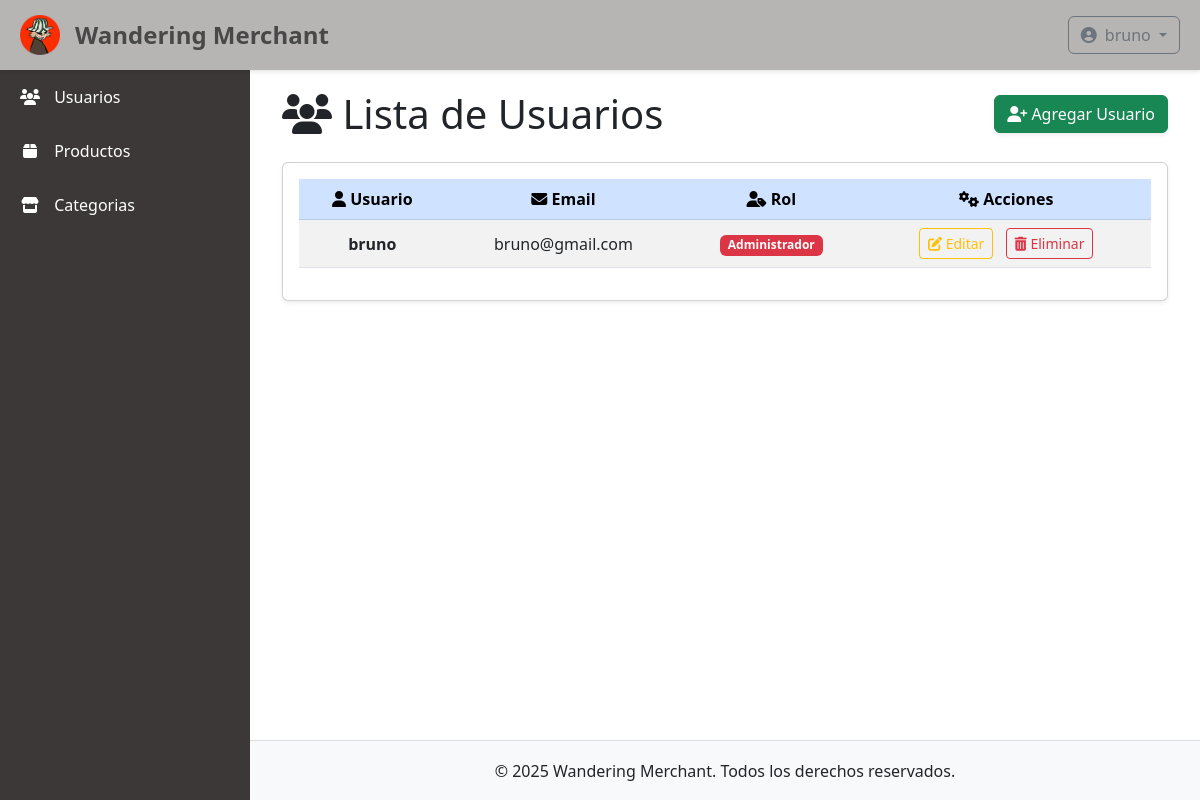
Page /usuarios/ (signed in) on the committed database.
### usuarios/models.py (models this page shows, shortened)
class UsuarioPersonalizado(AbstractUser):
    ROLES = (
        ('usuario', 'Usuario'),
        ('vendedor', 'Vendedor'),
        ('admin', 'Administrador'),
    )
    rol = models.CharField(max_length=10, choices=ROLES, default='usuario')
    telefono = models.CharField(max_length=20, blank=True, null=True)
    biografia = models.TextField(blank=True, null=True)
    avatar = CloudinaryField('avatar', blank=True, null=True)

### usuarios/views.py (the view)
# urls.py: path('usuarios/', views.lista_usuarios, name='lista_usuarios'),
@user_passes_test(es_admin)
def lista_usuarios(request):
    usuarios = UsuarioPersonalizado.objects.all()
    return render(request, 'usuarios/lista.html', {'usuarios': usuarios})

### core/context_processors.py (called while the page is built)
def categorias_context(request):
    categorias = Categoria.objects.all()[:5]
    return {'categorias': categorias}

def cart_count(request):
    if request.user.is_authenticated:
        try:
            carrito = Carrito.objects.get(usuario=request.user)
            count = ItemCarrito.objects.filter(carrito=carrito).count()
        except Carrito.DoesNotExist:
            count = 0
    else:
        count = 0
    return {'cart_count': count}

### usuarios/views.py (called while the page is built)
def es_admin(user):
    return user.is_authenticated and user.rol == 'admin'

### usuarios/templates/usuarios/lista.html
{% extends 'base_admin.html' %}
{% block content_title %}
<div class="d-flex justify-content-between align-items-center mb-4">
    <h1 class="mb-0">
        <i class="fas fa-users"></i> Lista de Usuarios
    </h1>
    <a href="{% url 'crear_usuario' %}" class="btn btn-success shadow-sm">
        <i class="fas fa-user-plus"></i> Agregar Usuario
    </a>
</div>
{% endblock %}
{% block content %}
<div class="card shadow-sm">
    <div class="card-body">
        {% if usuarios %}
        <div class="table-responsive">
            <table class="table table-striped table-hover align-middle text-center">
                <thead class="table-primary">
                    <tr>
                        <th scope="col"><i class="fas fa-user"></i> Usuario</th>
                        <th scope="col"><i class="fas fa-envelope"></i> Email</th>
                        <th scope="col"><i class="fas fa-user-tag"></i> Rol</th>
                        <th scope="col"><i class="fas fa-cogs"></i> Acciones</th>
                    </tr>
                </thead>
                <tbody>
                    {% for usuario in usuarios %}
                    <tr>
                        <td class="fw-semibold">{{ usuario.username }}</td>
                        <td>{{ usuario.email }}</td>
                        <td>
                            <span class="badge
                                {% if usuario.get_rol_display == 'Administrador' %}bg-danger
                                {% elif usuario.get_rol_display == 'Editor' %}bg-warning text-dark
                                {% else %}bg-secondary
                                {% endif %}
                            ">
                                {{ usuario.get_rol_display }}
                            </span>
                        </td>
                        <td>
                            <a href="{% url 'editar_usuario' usuario.pk %}" class="btn btn-sm btn-outline-warning me-2">
                                <i class="fas fa-edit"></i> Editar
                            </a>
                            <a href="{% url 'eliminar_usuario' usuario.pk %}" class="btn btn-sm btn-outline-danger"
                               onclick="return confirm('¿Estás seguro de que deseas eliminar al usuario {{ usuario.username }}?');">
                                <i class="fas fa-trash-alt"></i> Eliminar
                            </a>
                        </td>
                    </tr>
                    {% endfor %}
                </tbody>
            </table>
        </div>
        {% else %}
        <div class="alert alert-info text-center" role="alert">
            <i class="fas fa-info-circle"></i> No hay usuarios registrados en el sistema.
        </div>
        {% endif %}
    </div>
</div>
{% endblock %}

### templates/base_admin.html (shortened to what this page needs)
{% load static %}
<!DOCTYPE html>
<html lang="es">
<head>
    <link href="https://cdn.jsdelivr.net/npm/bootstrap@5.3.0/dist/css/bootstrap.min.css" rel="stylesheet">
    <link rel="stylesheet" href="https://cdnjs.cloudflare.com/ajax/libs/font-awesome/6.4.0/css/all.min.css">
</head>
<body>
    <header class="dashboard-header">
        <img src="{% static 'images/nuevo_icono.png' %}" alt="Logo de la empresa" class="company-logo">
        <h1 class="company-name">Wandering Merchant</h1>
        <div class="ms-auto">
            <div class="dropdown">
                <button class="btn btn-outline-secondary dropdown-toggle" type="button" id="userDropdown" data-bs-toggle="dropdown" aria-expanded="false">
                    <i class="fas fa-user-circle me-1"></i>
                    {{ request.user.username }}
                </button>
            </div>
        </div>
    </header>
    <aside class="sidebar">
        <ul class="sidebar-nav">
            <li>
                <a href="{% url 'lista_usuarios' %}" class="{% if 'users' in request.path %}active{% endif %}">
                    <i class="fas fa-users"></i> Usuarios
                </a>
            </li>
            <li>
                <a href="{% url 'lista_productos' %}" class="{% if 'products' in request.path %}active{% endif %}">
                    <i class="fas fa-box"></i> Productos
                </a>
            </li>
            <li>
                <a href="{% url 'lista_categorias' %}" class="{% if 'sellers' in request.path %}active{% endif %}">
                    <i class="fas fa-store"></i> Categorias
                </a>
            </li>
        </ul>
    </aside>
    <main class="main-content">
        <div class="container-fluid">
            <h2 class="mb-4">{% block content_title %}Dashboard{% endblock %}</h2>
            {% block content %}{% endblock %}
        </div>
    </main>
    <footer class="dashboard-footer">
        <div class="text-center">
            <p class="mb-0">&copy; {% now "Y" %} Wandering Merchant. Todos los derechos reservados.</p>
        </div>
    </footer>
</body>
</html>

### templates/base_admin.html (style rules this page uses)
:root { --sidebar-width: 250px; --header-height: 70px; --footer-height: 60px; --primary-color: #3498db; --secondary-color: #2c3e50; --light-color: #f8f9fa; }
body { min-height: 100vh; display: flex; flex-direction: column; }
.dashboard-header { height: var(--header-height); background-color: #b7b4b4; box-shadow: 0 2px 4px rgba(0,0,0,0.1); position: fixed; top: 0; right: 0; left: 0; z-index: 1030; display: flex; align-items: center; padding: 0 20px; }
.company-logo { height: 40px; margin-right: 15px; }
.company-name { font-size: 1.5rem; font-weight: bold; color: #484848; margin: 0; }
.sidebar { width: var(--sidebar-width); background-color: #3D3838; color: white; position: fixed; top: var(--header-height); bottom: 0; left: 0; z-index: 1020; overflow-y: auto; transition: all 0.3s; }
.sidebar-nav { padding: 0; list-style: none; }
.sidebar-nav li { width: 100%; }
.sidebar-nav a { display: block; padding: 15px 20px; color: white; text-decoration: none; transition: all 0.3s; }
.sidebar-nav i { margin-right: 10px; width: 20px; text-align: center; }
.main-content { margin-left: var(--sidebar-width); margin-top: var(--header-height); padding: 20px; flex: 1; min-height: calc(100vh - var(--header-height) - var(--footer-height)); }
.dashboard-footer { height: var(--footer-height); background-color: var(--light-color); border-top: 1px solid #ddd; display: flex; align-items: center; justify-content: center; margin-top: auto; margin-left: var(--sidebar-width); }

### rows in the picture
UsuarioPersonalizado: user.username "bruno", username "bruno", email "bruno@gmail.com", rol "Administrador"
